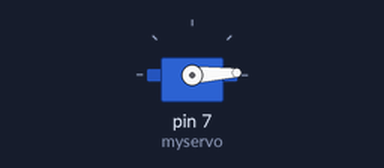
Simulated run of this sketch. Board: Arduino Uno, built with avr-gcc and run on an emulated ATmega328P. On the bench: servo.

Above: at 0.05 s.
At 1.3 s:
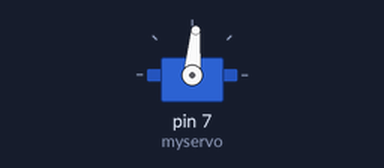
At 2.6 s:
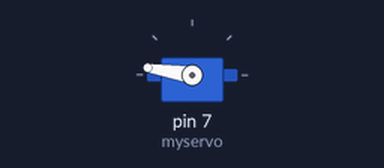
At 5.2 s:
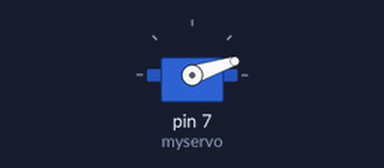
Timing chart, 0 to 7.1 s (numbered marks = the images above):
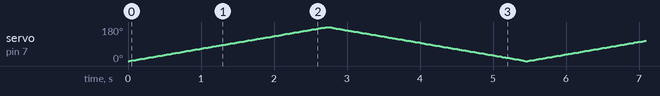

The sketch:

servo.ino
```cpp
#include <Servo.h>
Servo myservo; //create a servo object

int pos=0;

void setup() {
  // put your setup code here, to run once:
  myservo.attach(7); //attach the servo to pin 7

}

void loop() {
  // put your main code here, to run repeatedly:

  for(pos=0;pos<=180;pos++){
    myservo.write(pos); //tell servo to go to position according to variable pos
    delay(15); //wait 100ms to go to position
  }

  //same as above but in opposote direction
  for(pos=180;pos>=0;pos--){
    myservo.write(pos);
    delay(15);
  }

}
```
